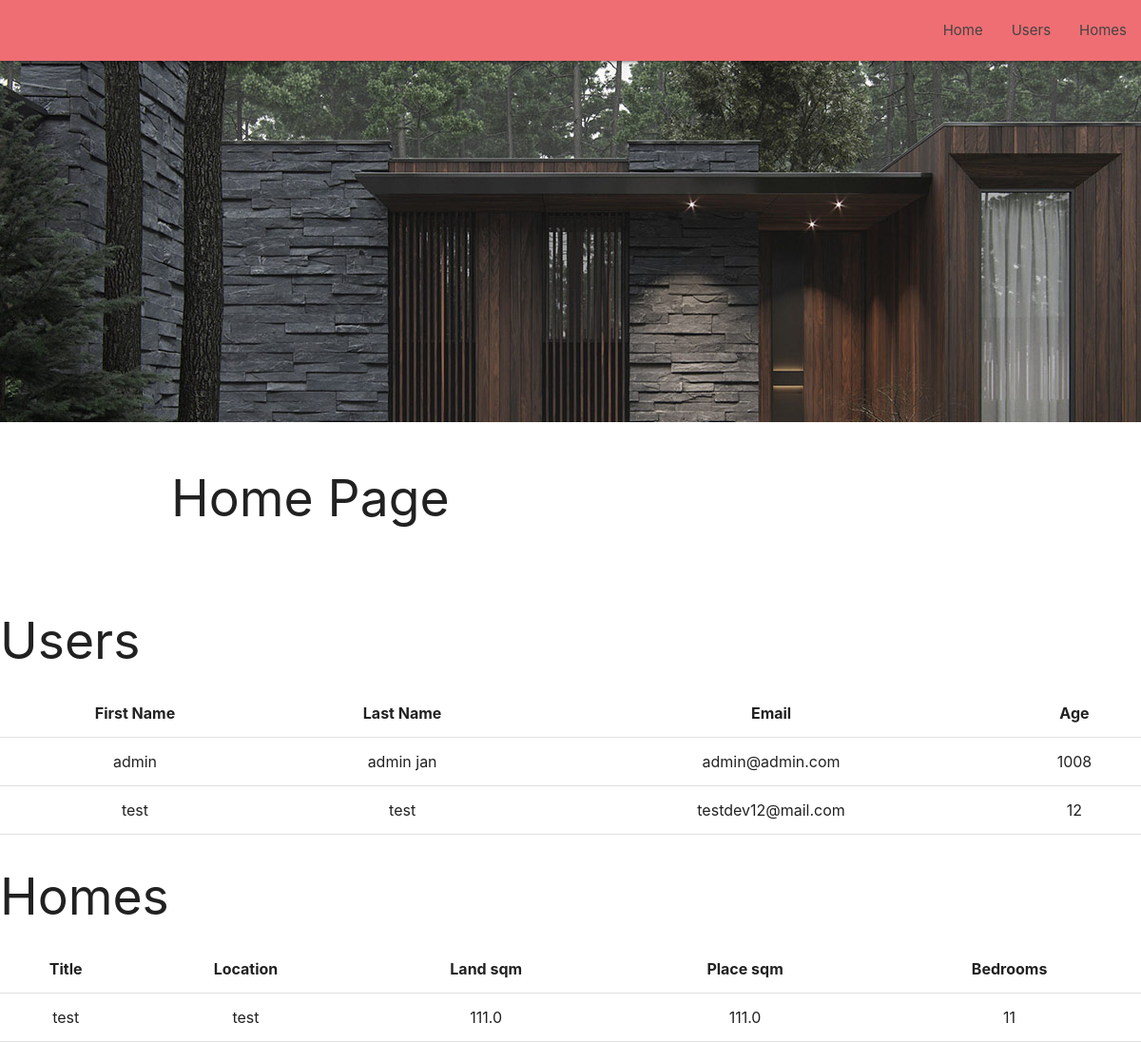
Before: / with the older database file.
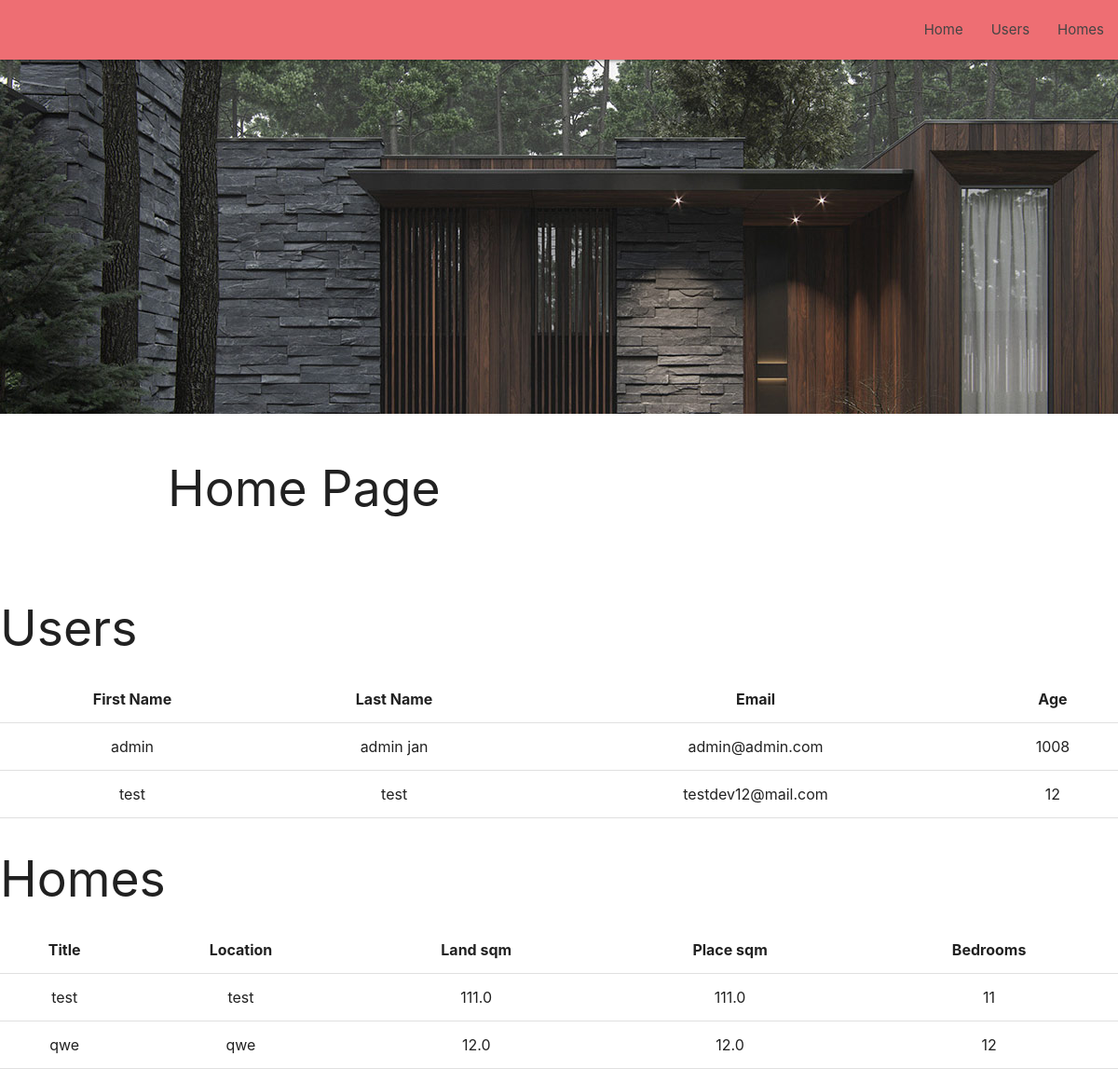
After: the same page with the newer database file.
### users/models.py (models this page shows, shortened)
class User(AbstractUser):
    username = None
    email = models.EmailField(_('email address'), unique=True)
    first_name = models.CharField(max_length=64)
    last_name = models.CharField(max_length=64)
    age = models.PositiveIntegerField()
    USERNAME_FIELD = 'email'
    REQUIRED_FIELDS = []
    objects = CustomUserManager()

class Home(models.Model):
    user = models.ForeignKey(User, on_delete=models.CASCADE)
    title = models.CharField(max_length=128)
    location = models.CharField(max_length=128)
    land_sqm = models.FloatField()
    place_sqm = models.FloatField()
    bedrooms = models.PositiveIntegerField()

### users/views.py (the view)
# urls.py: path('', HomeView.as_view(), name='index'),
class HomeView(TemplateView, ListView):
    template_name = 'users/home.html'
    model = User
    queryset = User.objects.all()
    paginate_by = 5
    def get_context_data(self, *, object_list=None, **kwargs):
        self.object_list = User.objects.all()
        user_queryset = User.objects.all()
        homes_queryset = Home.objects.all()
        page_size = self.paginate_by
        user_paginator, user_page, user_queryset, user_is_paginated = self.paginate_queryset(user_queryset, page_size, "user_page")
        home_paginator, home_page, home_queryset, home_is_paginated = self.paginate_queryset(homes_queryset, page_size, "home_page")
        context = {
            'user_paginator': user_paginator,
            'user_page': user_page,
            'user_is_paginated': user_is_paginated,
            'user_queryset': user_queryset,
            'home_paginator': home_paginator,
            'home_page': home_page,
            'home_is_paginated': home_is_paginated,
            'home_queryset': home_queryset
        }
        context.update(kwargs)
        return context
    def paginate_queryset(self, queryset, page_size, page_kwarg):
        paginator = self.get_paginator(
            queryset, page_size, orphans=self.get_paginate_orphans(),
            allow_empty_first_page=self.get_allow_empty())
        page = self.kwargs.get(page_kwarg) or self.request.GET.get(page_kwarg) or 1
        try:
            page_number = int(page)
        except ValueError:
            if page == 'last':
                page_number = paginator.num_pages
            else:
                raise Http404(_('Page is not “last”, nor can it be converted to an int.'))
        try:
            page = paginator.page(page_number)
            return (paginator, page, page.object_list, page.has_other_pages())
        except InvalidPage as e:
            raise Http404(_('Invalid page (%(page_number)s): %(message)s') % {
                'page_number': page_number,
                'message': str(e)
            })

### templates/users/home.html (shortened to what this page needs)
{% extends 'base.html' %}
{% block content %}
    <div class="parallax-container">
        <div class="parallax"><img src="static/background2.jpg"></div>
    </div>
    <div class="section white">
        <div class="row container">
            <h2 class="header">Home Page</h2>
        </div>
    </div>
    <h2 class="header">Users</h2>
    <table class="centered">
        <thead>
        <tr>
            <th>First Name</th>
            <th>Last Name</th>
            <th>Email</th>
            <th>Age</th>
        </tr>
        </thead>
        <tbody>
        {% for user in user_queryset %}
            <tr>
                <td>{{ user.first_name }}</td>
                <td>{{ user.last_name }}</td>
                <td>{{ user.email }}</td>
                <td>{{ user.age }}</td>
            </tr>
        {% endfor %}
        </tbody>
    </table>
    <h2 class="header">Homes</h2>
    <table class="centered">
        <thead>
        <tr>
            <th>Title</th>
            <th>Location</th>
            <th>Land sqm</th>
            <th>Place sqm</th>
            <th>Bedrooms</th>
        </tr>
        </thead>
        <tbody>
        {% for home in home_queryset %}
            <tr>
                <td>{{ home.title }}</td>
                <td>{{ home.location }}</td>
                <td>{{ home.land_sqm }}</td>
                <td>{{ home.place_sqm }}</td>
                <td>{{ home.bedrooms }}</td>
            </tr>
        {% endfor %}
        </tbody>
    </table>
{% endblock content %}

Changed rows visible on the page:
added Home: title "qwe", location "qwe", land_sqm "12.0", place_sqm "12.0", bedrooms "12"
